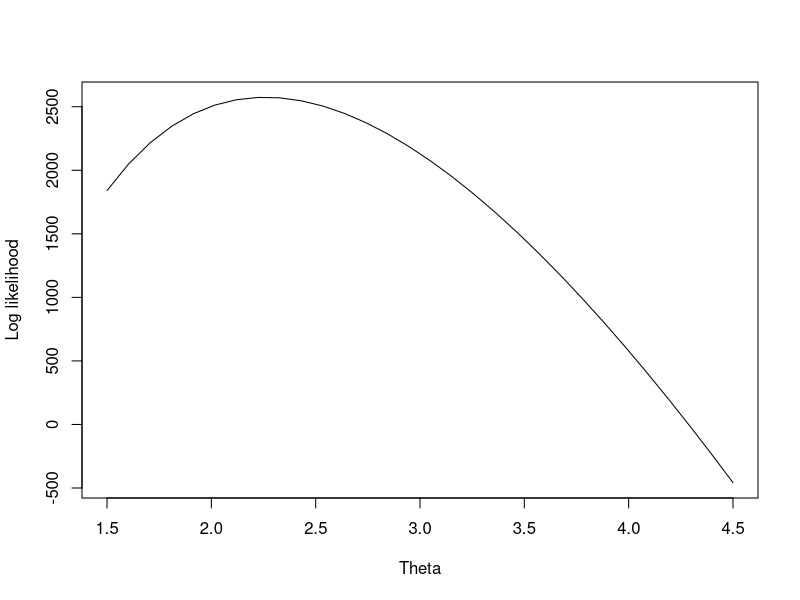

Recreate this plot in R.
library(ggplot2)
theta=2.3           # Choose a value for theta to be estimated
y=runif(10000,0,1)
x=y^(1/theta)     # 10000 samples of the desired power distribution
power_LL <- function(theta) {
      LL =length(x)*log(theta)+(theta-1)*sum(log(x))
  }
theta1=seq(1.5,4.5,length.out=30)   # Theta search interval
z<- power_LL(theta1)
plot(theta1,z, type="l", xlab="Theta", ylab="Log likelihood")
sprintf("Theta=%4.2f is the numerical solution which maximizies Log Likelihood function of this distribution", theta1[which(z == max(z))])
sprintf("Theta=%4.2f is the analytical solution", (-1)*length(x)/sum(log(x)))
sprintf("Open the below plot and look at the Log Likelihood variations with theta")
